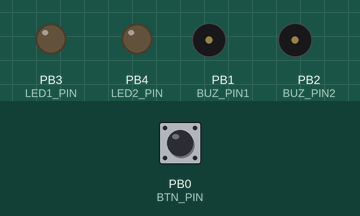
Recording of a sketch running on a simulated ATtiny85, built with avr-gcc and run on an emulated ATtiny85. Shown: output pins drawn as LEDs (lit = HIGH), buzzer (waves = sounding, pin HIGH). The test bench sets the inputs (shaded band); at power-on: PB0 (BTN_PIN) LOW. Sleep ends after the set time or at an interrupt; random numbers use the default seed unless the sketch sets one.

Above: at 1.2 s.
1.3 s: PB0 (BTN_PIN) pulled HIGH for 0.15 s
At 4.3 s:
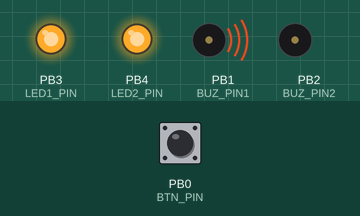
4.4 s: PB0 (BTN_PIN) pulled HIGH for 1 s
At 6.6 s:
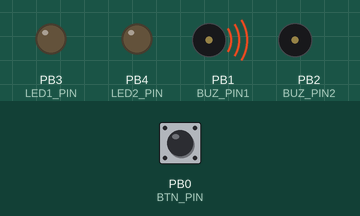
7.4 s: PB0 (BTN_PIN) pulled HIGH for 3.2 s
At 8.7 s:
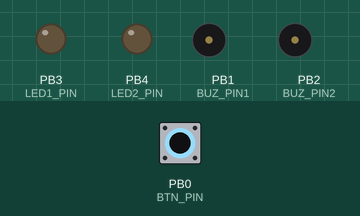
Timing chart, 0 to 18.5 s (numbered marks = the images above; inputs shaded):
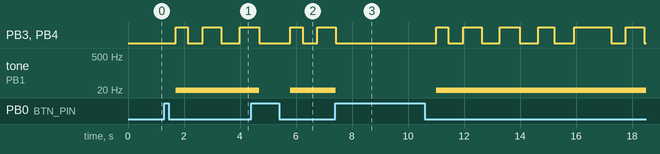

Measured:
- after the input at 1.3 s, PB3 (LED1_PIN), PB4 (LED2_PIN): goes HIGH 0.44 s, LOW 0.52 s, HIGH 0.66 s, LOW 0.66 s, then HIGH, starting after 0.40 s; tone on PB1 (BUZ_PIN1): silent → 2 Hz after 0.40 s
- after the input at 4.4 s, tone on PB1 (BUZ_PIN1): 2 Hz → silent after 0.28 s, → 2 Hz 1.1 s later
- after the input at 7.4 s, tone on PB1 (BUZ_PIN1): 2 Hz → silent at once, → 2 Hz 3.6 s later

The sketch:

KeyChainPlayer.ino
```cpp
// (licence header left out)
/**
 * Attiny85 PINS
 *            ____
 * RESET    -|    |- 5V
 * LED1 (3) -|    |- (2) BUZ2
 * LED2 (4) -|    |- (1) BUZ2
 * GND      -|____|- (0) BTN
 */

#include <avr/eeprom.h>
#include <avr/interrupt.h> // needed for the additional interrupt
#include <avr/pgmspace.h>
#include <avr/sleep.h>
#include "MinorSwing.h"
#include "TimerFreeTone.h"

#define adc_disable() (ADCSRA &= ~(1<<ADEN)) // disable ADC (before power-off)
#define adc_enable()  (ADCSRA |=  (1<<ADEN)) // re-enable ADC

#define BTN_PIN  0
#define BUZ_PIN1 1  // Pin you have speaker/piezo connected to
#define BUZ_PIN2 2 // Pin you have speaker/piezo connected to
#define LED1_PIN 3
#define LED2_PIN 4

volatile bool pushed = false;
const float SPEED_FACTOR = 1.6f;
const long RND_TIME = 40, RND_TIME2 = 20;

ISR(PCINT0_vect){ // PB0 pin button interrupt
  if (digitalRead(BTN_PIN) == HIGH) pushed = true;
}

void play() {
  bool led_on = false;
  unsigned long t0 = micros();
  for (int thisNote = 0; thisNote < sizeof(melody)/sizeof(int); thisNote++) { // Loop through the notes in the array.
    long rnd = random(RND_TIME+1) - RND_TIME2;
    int note = pgm_read_word_near(melody + thisNote) * 2;
    long len = pgm_read_word_near(duration + thisNote);
    if (note != ZZ) {
      led_on = !led_on;
      digitalWrite(LED1_PIN, led_on ? HIGH : LOW);
      digitalWrite(LED2_PIN, led_on ? HIGH : LOW);
    }
    else {
      if (led_on) {
        digitalWrite(LED1_PIN, LOW);
        digitalWrite(LED2_PIN, LOW);
      }
      led_on = false;
    }
    unsigned long t = (micros() - t0) / 1000;
    TimerFreeTone(BUZ_PIN1, BUZ_PIN2, note, max(1, len * SPEED_FACTOR - t + rnd)); // Play thisNote for duration.
    if (pushed) break;
    t0 = micros();
  }
  digitalWrite(LED1_PIN, LOW);
  digitalWrite(LED2_PIN, LOW);
}

void powerDown() {
  set_sleep_mode(SLEEP_MODE_PWR_DOWN);
  sleep_enable();
  sleep_cpu();
  sleep_disable();
}

void setup() {
  pinMode(BTN_PIN, INPUT);
  pinMode(BUZ_PIN1, OUTPUT);
  pinMode(BUZ_PIN2, OUTPUT);
  pinMode(LED1_PIN, OUTPUT);
  pinMode(LED2_PIN, OUTPUT);

  adc_disable();
  PCMSK |= 0b00000001;  // pin change mask: listen to portb bit 1
  GIMSK |= 0b00100000;  // enable PCINT interrupt
}

void loop() {
  delay(400);
  powerDown();
  delay(400);
  pushed = false;
  play();
}
```

MinorSwing.h
```cpp
#ifndef MINOR_SWING_H
#define MINOR_SWING_H

#include "durations.h"
#include "pitches.h"

PROGMEM const int melody[] =   {
  A3, C4, E4, E4, F4, E4, // 0
  D4, F4, A4, ZZ, // 0
  A3, C4, E4, E4, F4, E4, // 0
  D4, F4, A4, ZZ, // 0
  A3, C4, E4, E4, F4, E4, // 0
  D4, F4, A4, ZZ, // 0
  A3, ZZ, // 0
  ZZ, // 0

  A3, C4, E4, E4, F4, E4, // 0
  D4, F4, A4, ZZ, // 0
  A3, C4, E4, E4, F4, E4, // 0
  D4, F4, A4, ZZ, // 0
  A3, C4, E4, E4, F4, E4, // 0
  D4, F4, A4, ZZ, // 0
  A3, ZZ, GS2, // 0
  C3, B3, F3, F3, // 0

  E3, C5, C5, C5, ZZ, C5, B4, // 1
  ZZ, A4, A4, A4, ZZ, // 2
  ZZ, B4, A4, GS4, A4, B4, A4, GS4, B4, // 3
  A4, F4, D4, B3, ZZ, // 4

  ZZ, F4, D5, C5, B4, A4, // 5
  GS4, A4, GS4, F4, D4, B3, ZZ, // 6
  ZZ, GS3, B3, D4, F4, E4, F4, E4, // 7
  C4, B3, A3, A3, ZZ, // 8

  ZZ, A4, B4, C5, D5, // 9
  ZZ, D5, ZZ, C5, B4, A4, // 10
  B4, A4, GS4, B4, A4, F4, E4, // 11
  D4, C4, B3, F4, E4, C4, A3, // 12

  E3, A3, C4, E4, A4, B4, C5, A4, // 13
  B4, FS4, A4, GS4, E4, DS4, // 14
  D4, C5, B4, A4, GS4, B4, // 15
  A4, E4, C4, A3, ZZ, // 16

  ZZ, E5, ZZ, E5, ZZ, // 17
  E5, B4, C5, E5, A4, C5, // 18
  E5, A4, C5, E5, A4, C5, E5, // 19
  F5, CS5, E5, D5, A4, F4, D4, // 20

  ZZ, A3, D4, F4, A4, E5, ZZ, D5, // 21
  C5, B4, A4, GS4, B4, F4, // 22
  D4, B3, AS3, A3, GS3, B3, D4, F4, // 23
  E4, C4, A3, C4, ZZ, A3, // 24

  C4, E4, A4, C5, E5, G5, F5, // 25
  D5, ZZ, F5, // 26
  A5, ZZ, F5, D5, A4, F4, D4, // 27
  F4, E4, A4, ZZ, // 28

  ZZ, E5, E5, DS5, DS5, D5, // 29
  D5, CS5, CS5, C5, C5, B4, B4, A4, // 30
  A4, GS4, GS4, F4, F4, E4, E4, E4, // 31
  A3, ZZ, A3, A3, ZZ, // 32

  ZZ, F4, E4, DS4, E4, E5, B4, D5, // 33
  C5, GS4, B4, A4, E4, ZZ, // 34
  ZZ, E4, F4, E4, DS4, E4, F4, E4, // 35
  G4, F4, // 36

  B3, A3, A3, // 37
  GS3, B3, D4, D4, ZZ, // 38
  GS3, B3, D4, F4, GS4, B4, D5, F5, // 39
  FS4, ZZ, B4, D5, C5, // 40

  A4, C5, A4, E4, C4, E4, A4, C5, // 41
  D5, B4, B4, C5, A4, B4, // 42
  GS4, B4, A4, F4, D4, C4, B3, F4, // 43
  F4, E4, C4, A3, E3, // 44

  ZZ, E3, ZZ, // 45
  ZZ, E3, ZZ, // 46
  DS3, E3, F3, E3, DS3, E3, E3, E3, // 47
  A3, E3, C3, A2, A2, C3, E3, // 48

  A3, ZZ, C5, C5, C5, // 49
  B4, A4, C5, ZZ, A4, // 50
  A4, B4, C5, CS5, // 51
  D5, ZZ, G5, F5, E5, D5, C5, B4, A4, // 52

  G4, ZZ, G4, FS4, F4, E4, DS4, D4, // 53
  CS4, C4, B3, AS3, A3, GS3, G3, FS3, F3, E3, DS3, D3, // 54
  CS3, E3, F3, GS3, B3, D4, F4, GS4, B4, B4, // 55
  ZZ, A4, E4, C4, A3, ZZ, // 56

  ZZ, C5, B4, A4, GS4, B4, A4, F4, // 57
  D4, B3, G4, F4, E4, // 58
  B3, C4, D4, C4, B3, D4, // 59
  C4, A3, E3, E3, // 60

  ZZ, DS4, E4, // 61
  F4, E4, B4, C5, // 62
  D5, DS5, E5, GS4, A4, // 63
  ZZ, A4, // 64

  ZZ, // 65
};

PROGMEM const int duration[] = {
  WN, WN, WN+HN, EN, EN, QN, // 0
  WN, HN, HN+WN, WN, // 0
  WN, WN, WN+HN, EN, EN, QN, // 0
  WN, HN, HN+WN, WN, // 0
  WN, WN, WN+HN, EN, EN, QN, // 0
  WN, HN, HN+WN, WN, // 0
  WN, 3*WN, // 0
  4*WN, // 0

  WN, WN, WN+HN, EN, EN, QN, // 0
  WN, HN, HN+WN, WN, // 0
  WN, WN, WN+HN, EN, EN, QN, // 0
  WN, HN, HN+WN, WN, // 0
  WN, WN, WN+HN, EN, EN, QN, // 0
  WN, HN, HN+WN, WN, // 0
  WN, 2*WN + HN + QN, QN, // 0
  WN, WN, WN, WN, // 0

  HN, HN, HN, HN, HN, HN, WN, // 1
  HN, HN, WN, WN, WN, // 2
  HN, QN, QN, HN, HN, HN, HN, HN, HN, // 3
  WN, HN, HN, WN, WN, // 4

  WN+HN, HN, HN, HN, HN, HN, // 5
  QN, QN, HN, HN, HN, WN, WN, // 6
  WN, HNT, HNT, HNT, WN, HNT, HNT, HNT, // 7
  HN, HN, WN, WN, WN, // 8

  WN+HN, HN, WN, HN, HN, // 9
  HN, WN+HN, HN, HN, HN, HN, // 10
  WN, HN, HN, HN, HN, HN, HN, // 11
  HN, HN, HN, HN, WN, HN, HN, // 12

  HN, HN, HN, HN, HN, HN, HN, HN, // 13
  WN, HN, HN, WN, HN, HN, // 14
  HN, WN+HN, HN, HN, HN, HN, // 15
  HN, HN, WN, WN, WN, // 16

  HN, HN, WN, WN, WN, // 17
  WN, HN, HN, WN, HN, HN, // 18
  WN, HN, HN, HN, HN, HN, HN, // 19
  HN, HN, HN, HN, HN, HN, WN, // 20

  WN, QN, QN, QN, QN, WN, HN, HN, // 21
  HN, HN, HN, HN, WN+HN, HN, // 22
  WN, QN, QN, HN, HN, HN, HN, HN, // 23
  HN, HN, WN, WN, HN, HN, // 24

  HN, HN, HN, HN, WNT, WNT, WNT, // 25
  WN, 2*WN+HN, HN, // 26
  WN, HN, HN, HN, HN, HN, HN, // 27
  WN, WN, WN, WN, // 28

  WN+HN, HN, HN, HN, HN, HN, // 29
  HN, HN, HN, HN, HN, HN, HN, HN, // 30
  HN, HN, HN, HN, HN, HN, HN, HN, // 31
  HN, HN, WN, WN, WN, // 32

  HN, QN, QN, HN, HN, WN, HN, HN, // 33
  HN, HN, HN, HN, WN, WN, // 34
  WN, QN, QN, HN, HN, HN, HN, HN, // 35
  3*WN, WN, // 36

  3*WN, HN, HN, // 37
  HN, HN, WN, WN, WN, // 38
  HN, HN, HN, HN, HN, HN, HN, HN, // 39
  WN, WN+HN, HN, HN, HN, // 40

  HN, HN, HN, HN, HN, HN, HN, HN, // 41
  WN+HN, HN, HN, HN, HN, HN, // 42
  HN, HN, HN, HN, HN, HN, HN, HN, // 43
  WN+HN, HN, HN, HN, WN, // 44

  2*WN, WN, WN, // 45
  WN, WN, 2*WN, // 46
  HN, HN, HN, HN, HN, HN, HN, HN, // 47
  WN, HN, HN, HN, HN, HN, HN, // 48

  WN, HN, HN, WN, WN, // 49
  WN, WN, WN, HN, HN, // 50
  WN, WN, WN, WN, // 51
  WN, WN, HN, QN, QN, QN, QN, QN, QN, // 52

  WN, WN, HNT, HNT, HNT, HNT, HNT, HNT, // 53
  HNT, HNT, HNT, HNT, HNT, HNT, HNT, HNT, HNT, HNT, HNT, HNT, // 54
  HNT, HNT, HNT, QN, QN, QN, QN, WN, HN, HN, // 55
  HN, HN, HN, HN, WN+HN, HN, // 56

  HN, HN, HN, HN, HN, HN, HN, HN, // 57
  HN, HN, 2*WN, HN, HN, // 58
  QN, QN, HN, HN, HN, 2*WN, // 59
  HN, HN, WN, 2*WN, // 60

  2*WN, WN, WN, // 61
  WN, WN, WN, WN, // 62
  WN, HN, HN+WN, HN, HN, // 63
  HN, 3*WN+HN, // 64

  4*WN, // 65
};

#endif // MINOR_SWING_H
```

durations.h
```cpp
#ifndef DURATIONS_H
#define DURATIONS_H

/*************************************************
 * Public Constants
 *************************************************/

#define FN 3U // 64th note
#define TN 6U // 32nd note
#define DTN 9U // dotted 32nd note
#define SN 12U // 16th note
#define DSN 18U // dotted 16th note
#define EN 24U // 8th note
#define DEN 36U // dotted 8th note
#define QN 48U // quarter note
#define HNT 64U // half note tripplette
#define DQN 72U // dotted quarter note
#define HN 96U // half note
#define WNT 128U // whole note tripplette
#define DHN 144U // dotted half note
#define WN 192U // whole note
#define DWN 288U // dotted whole note

#endif // DURATIONS_H
```

pitches.h
```cpp
#ifndef PITCHES_H
#define PITCHES_H

/*************************************************
 * Public Constants
 *************************************************/

#define ZZ 0U
#define B0 31U
#define C1 33U
#define CS1 35U
#define D1 37U
#define DS1 39U
#define E1 41U
#define F1 44U
#define FS1 46U
#define G1 49U
#define GS1 52U
#define A1 55U
#define AS1 58U
#define B1 62U
#define C2 65U
#define CS2 69U
#define D2 73U
#define DS2 78U
#define E2 82U
#define F2 87U
#define FS2 93U
#define G2 98U
#define GS2 104U
#define A2 110U
#define AS2 117U
#define B2 123U
#define C3 131U
#define CS3 139U
#define D3 147U
#define DS3 156U
#define E3 165U
#define F3 175U
#define FS3 185U
#define G3 196U
#define GS3 208U
#define A3 220U
#define AS3 233U
#define B3 247U
#define C4 262U
#define CS4 277U
#define D4 294U
#define DS4 311U
#define E4 330U
#define F4 349U
#define FS4 370U
#define G4 392U
#define GS4 415U
#define A4 440U
#define AS4 466U
#define B4 494U
#define C5 523U
#define CS5 554U
#define D5 587U
#define DS5 622U
#define E5 659U
#define F5 698U
#define FS5 740U
#define G5 784U
#define GS5 831U
#define A5 880U
#define AS5 932U
#define B5 988U
#define C6 1047U
#define CS6 1109U
#define D6 1175U
#define DS6 1245U
#define E6 1319U
#define F6 1397U
#define FS6 1480U
#define G6 1568U
#define GS6 1661U
#define A6 1760U
#define AS6 1865U
#define B6 1976U
#define C7 2093U
#define CS7 2217U
#define D7 2349U
#define DS7 2489U
#define E7 2637U
#define F7 2794U
#define FS7 2960U
#define G7 3136U
#define GS7 3322U
#define A7 3520U
#define AS7 3729U
#define B7 3951U
#define C8 4186U
#define CS8 4435U
#define D8 4699U
#define DS8 4978U

#endif // PITCHES_H
```
